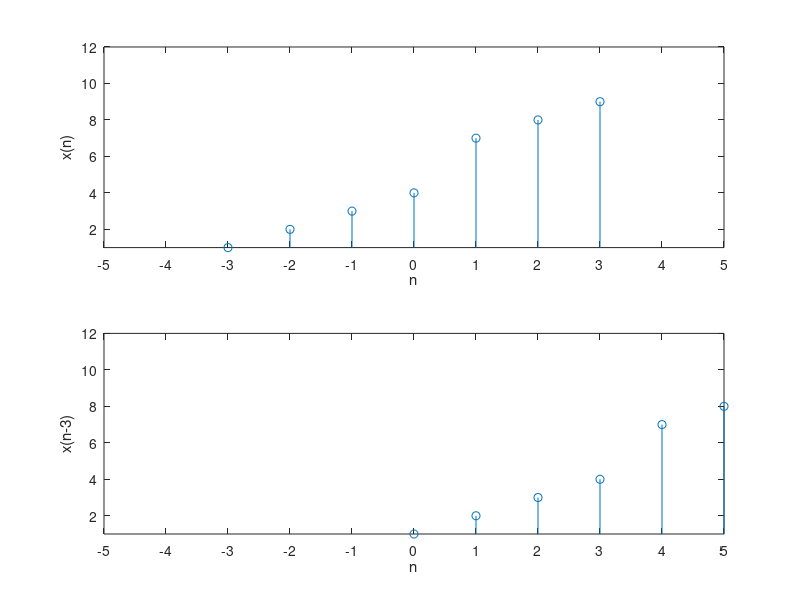

MATLAB code for this plot: (Note: this script raises an error after producing the figure.)
%Signal Addition and Multiplication
n1=[-1,0,1];
x1=[5,4,3];

n2=[-2,-1,0,1,2,3];
x2=[1,2,3,4,7,8,9];

m1 = min([n1,n2]);
m2 = max([n1,n2]);

m = m1:m2;

newx1= zeros(1, length(m));
newx2= zeros(1, length(m));
y = zeros(1, length(m));

for i = 1:length(m)
    for j = 1:length(n1)
        if m(i)==n1(j)
            newx1(i)=x1(j);
        end
    end
end

for i = 1:length(m)
    for j = 1:length(n2)
        if m(i)==n2(j)
            newx2(i)=x2(j);
        end
    end
end

y = newx1 + newx2;

%Signal Shifting
n2=[-3,-2,-1,0,1,2,3];
x2=[1,2,3,4,7,8,9];

m = n2+3;

subplot(2,1,1); stem(n2,x2); xlabel('n'); ylabel('x(n)'); axis([-5,5,1,12]), set(gca, 'xtick', [-5 -4 -3 -2 -1 0 1 2 3 4 5]);
subplot(2,1,2); stem(m,x2); xlabel('n'); ylabel('x(n-3)'); axis([-5,5,1,12]), set(gca, 'xtick', [-5 -4 -3 -2 -1 0 1 2 3 4 5]);

%===============================
%Convolution
x = [1,2,3,1];
h = [1,2,1,-1];

X = [x,zeros(1,length(h))];
H = [h,zeros(1,length(x))];

for n=1:length(x)+length(h)-1
    C(n) = 0;

    for k=1:length(x)
        if(n-k+1>0)
            C(n) = C(n) + X(k) * H(n-k+1);
        end
    end
    
end

nyb = nx(1)+nh(1); 
nye = nx(length(x)) + nh(length(h));
ny = [nybx:nye];
 

% Frequency analysis ploting
w = [0:1:500]*pi/500; % [0, pi] axis divided into 501 points.
X = exp(j*w)+2+3.*exp(-j*w)+4.*exp(-j*2*w)+5.*exp(-j*3*w);
magX = abs(X); angX = angle(X); realX = real(X); imagX = imag(X);
subplot(2,2,1); plot(w/pi,magX); grid
xlabel('frequency in pi units'); title('Magnitude Part'); ylabel('Magnitude')
subplot(2,2,3); plot(w/pi,angX); grid
xlabel('frequency in pi units'); title('Angle Part'); ylabel('Radians')
subplot(2,2,2); plot(w/pi,realX); grid
xlabel('frequency in pi units'); title('Real Part'); ylabel('Real')
subplot(2,2,4); plot(w/pi,imagX); grid
xlabel('frequency in pi units'); title('Imaginary Part'); ylabel('Imaginary')
        
        
        
    
